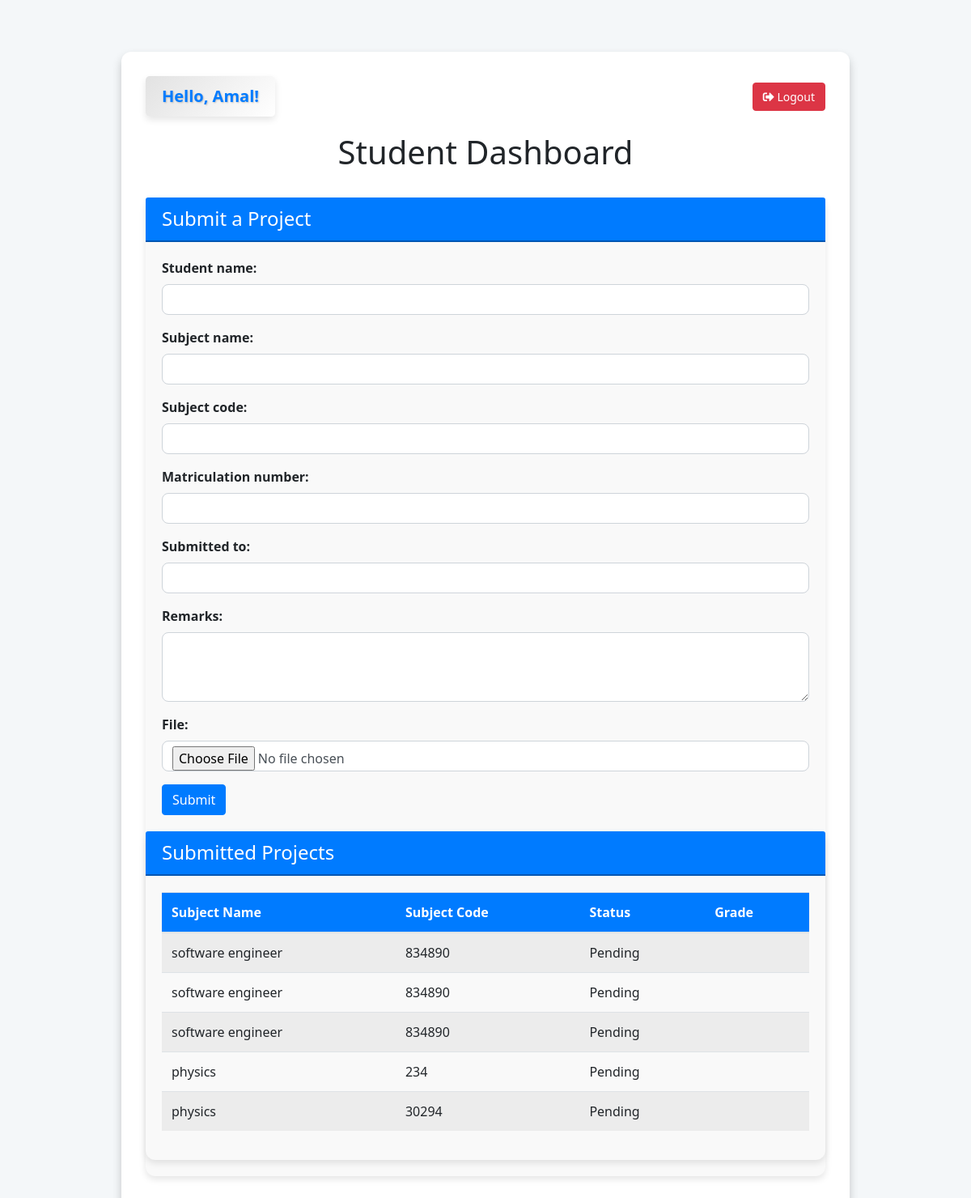
Screenshot of /student_dashboard/ (signed in) with the database file from the repository.
### SPMT/models.py (models this page shows, shortened)
class CustomUser(AbstractUser):
    USER_TYPES = (
        ('student', 'Student'),
    )
    user_type = models.CharField(max_length=10, choices=USER_TYPES, default='student')

class ProjectSubmission(models.Model):
    student_name = models.CharField(max_length=100)
    subject_name = models.CharField(max_length=100)
    student = models.ForeignKey(settings.AUTH_USER_MODEL, on_delete=models.CASCADE)
    subject_code = models.CharField(max_length=20, default='')
    matriculation_number = models.CharField(max_length=20, default='')
    file = models.FileField(upload_to='submissions/')
    created_at = models.DateTimeField(default=timezone.now)
    status = models.CharField(max_length=20, default='Pending')
    grade = models.CharField(max_length=10, blank=True, default='')
    remarks = models.TextField(blank=True, default='')
    submitted_to = models.CharField(max_length=100, blank=True, default='')

### SPMT/views.py (the view)
# urls.py: path('student_dashboard/', views.student_dashboard, name='student_dashboard'),
@login_required
def student_dashboard(request):
    if request.method == 'POST':
        form = ProjectSubmissionForm(request.POST, request.FILES)
        if form.is_valid():
            submission = form.save(commit=False)
            submission.student = request.user
            submission.save()
            return redirect('student_dashboard')
    else:
        form = ProjectSubmissionForm()
    submissions = ProjectSubmission.objects.filter(student=request.user)
    return render(request, 'SPMT/student_dashboard.html', {
        'form': form,
        'submissions': submissions,
    })

### SPMT/forms.py
class ProjectSubmissionForm(forms.ModelForm):
    student = forms.ModelChoiceField(
        queryset=User.objects.all(),
        widget=forms.Select(attrs={'class': 'form-control'})
    )
    class Meta:
        model = ProjectSubmission
        fields = ['student_name', 'subject_name', 'subject_code', 'student', 'matriculation_number', 'remarks', 'submitted_to', 'file']
        widgets = {
            'student_name': forms.TextInput(attrs={'class': 'form-control'}),
            'subject_name': forms.TextInput(attrs={'class': 'form-control'}),
            'subject_code': forms.TextInput(attrs={'class': 'form-control'}),
            'matriculation_number': forms.TextInput(attrs={'class': 'form-control'}),
            'remarks': forms.Textarea(attrs={'class': 'form-control', 'rows': 3}),
            'submitted_to': forms.TextInput(attrs={'class': 'form-control'}),
            'file': forms.ClearableFileInput(attrs={'class': 'form-control'})
        }

### SPMT/templates/SPMT/student_dashboard.html (shortened to what this page needs)
<!DOCTYPE html>
<html lang="en">
<head>
    <link href="https://stackpath.bootstrapcdn.com/bootstrap/4.5.2/css/bootstrap.min.css" rel="stylesheet">
    <link href="https://cdnjs.cloudflare.com/ajax/libs/font-awesome/5.15.4/css/all.min.css" rel="stylesheet">
</head>
<body>
    <div class="container mt-5">
        <div class="header">
            <div class="greeting">Hello, {{ user.first_name }}!</div>
            <form method="post" action="{% url 'logout' %}">
                <button type="submit" class="btn btn-logout"><i class="fas fa-sign-out-alt"></i> Logout</button>
            </form>
        </div>
        <h1 class="text-center mb-4">Student Dashboard</h1>
        <div class="card mb-4">
            <div class="card-header">
                <h4 class="mb-0">Submit a Project</h4>
            </div>
            <div class="card-body">
            <form method="post" action="{% url 'submit_project' %}" enctype="multipart/form-data" id="submission-form">
    <div class="form-group">
        {{ form.student_name.label_tag }}
        {{ form.student_name }}
    </div>
    <div class="form-group">
        {{ form.subject_name.label_tag }}
        {{ form.subject_name }}
    </div>
    <div class="form-group">
        {{ form.subject_code.label_tag }}
        {{ form.subject_code }}
    </div>
    <div class="form-group">
        {{ form.matriculation_number.label_tag }}
        {{ form.matriculation_number }}
    </div>
    <div class="form-group">
        {{ form.submitted_to.label_tag }}
        {{ form.submitted_to }}
    </div>
                <div class="form-group">
        {{ form.remarks.label_tag }}
        {{ form.remarks }}
    </div>
    <div class="form-group">
        {{ form.file.label_tag }}
        {{ form.file }}
    </div>
    <button type="submit" class="btn btn-primary">Submit</button>
</form>
        </div>
        <div class="card">
            <div class="card-header">
                <h4 class="mb-0">Submitted Projects</h4>
            </div>
            <div class="card-body">
                {% if submissions %}
                    <table class="table table-striped">
                        <thead>
                            <tr>
                                <th>Subject Name</th>
                                <th>Subject Code</th>
                                <th>Status</th>
                                <th>Grade</th>
                            </tr>
                        </thead>
                        <tbody>
                            {% for submission in submissions %}
                                <tr>
                                    <td>{{ submission.subject_name }}</td>
                                    <td>{{ submission.subject_code }}</td>
                                    <td>{{ submission.status }}</td>
                                    <td>{{ submission.grade }}</td>
                                </tr>
                            {% endfor %}
                        </tbody>
                    </table>
                {% else %}
                    <p class="text-center">No projects submitted yet.</p>
                {% endif %}
            </div>
        </div>
    </div>
</body>
</html>

### SPMT/templates/SPMT/student_dashboard.html (style rules this page uses)
body { background-color: #f4f7f9; font-family: 'Segoe UI', Tahoma, Geneva, Verdana, sans-serif; }
.container { background-color: #ffffff; border-radius: 12px; box-shadow: 0 6px 12px rgba(0, 0, 0, 0.2); padding: 30px; max-width: 900px; margin-top: 30px; }
.header { display: flex; justify-content: space-between; align-items: center; margin-bottom: 20px; }
.header .greeting { font-size: 1.25rem; color: #007bff; }
.greeting { font-size: 1.5rem; color: #007bff; font-weight: bold; text-shadow: 1px 1px 2px rgba(0, 0, 0, 0.2); margin: 0; padding: 10px 20px; border-radius: 5px; background: linear-gradient(135deg, #e2e2e2 0%, #ffffff 100%); box-shadow: 0 4px 8px rgba(0, 0, 0, 0.1); display: inline-block; }
.header .btn-logout { background-color: #dc3545; border-color: #dc3545; color: #fff; font-size: 0.875rem; }
.card-header { background-color: #007bff; color: #ffffff; font-size: 1.5rem; border-bottom: 2px solid #0056b3; }
.mt-5 { margin-top: 4rem !important; }
.mb-4 { margin-bottom: 2rem !important; }
.card { border: none; border-radius: 12px; margin-bottom: 20px; background: #f9f9f9; box-shadow: 0 4px 8px rgba(0, 0, 0, 0.1); }
.table thead th { background-color: #007bff; color: #ffffff; }
.form-group label { font-weight: bold; }
.form-control { border-radius: 8px; box-shadow: none; border-color: #ced4da; }

### rows the page displays
CustomUser: first_name "Amal"
ProjectSubmission: subject_name "software engineer", subject_code "834890", status "Pending"
ProjectSubmission: subject_name "software engineer", subject_code "834890", status "Pending"
ProjectSubmission: subject_name "software engineer", subject_code "834890", status "Pending"
ProjectSubmission: subject_name "physics", subject_code "234", status "Pending"
ProjectSubmission: subject_name "physics", subject_code "30294", status "Pending"
